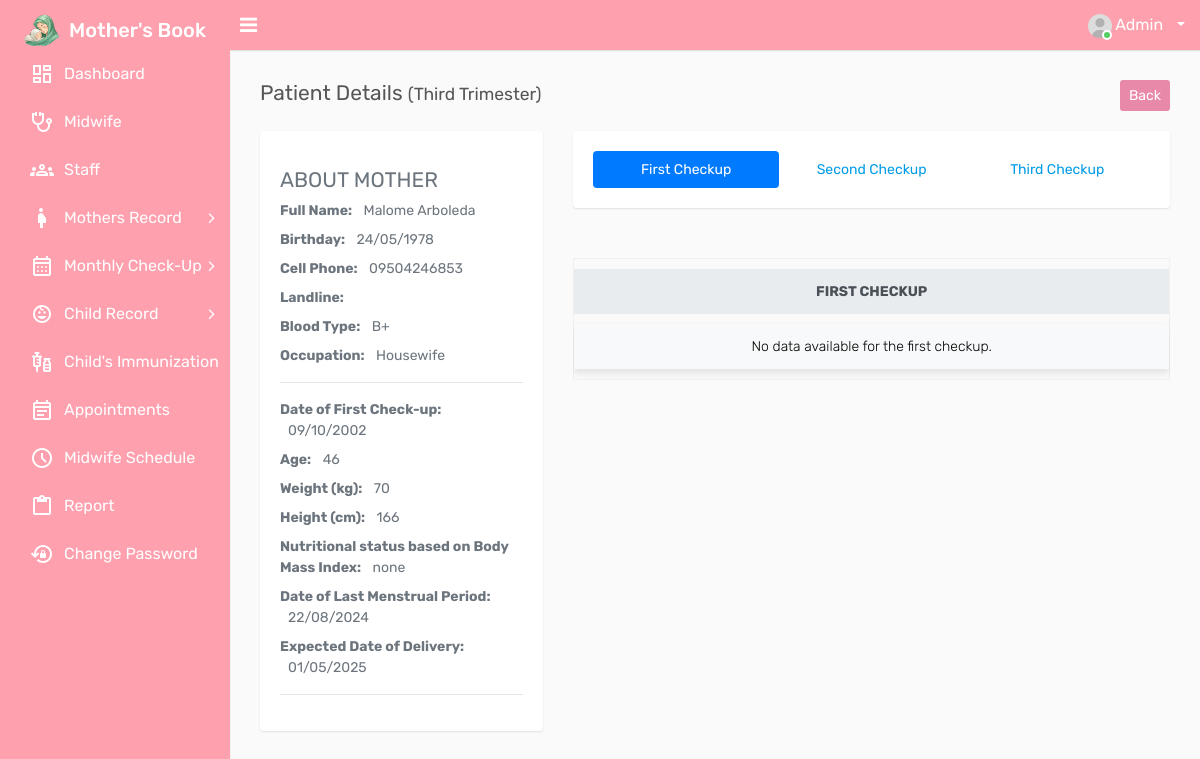
Screenshot of /login/system/view-patient-third-trimester.php?id=20&m_number=LNEH&patient_name=Malome_Arboleda (signed in) with the database file from the repository.
### tables this page shows
CREATE TABLE `tbl_patients` (
  `id` int(11) NOT NULL,
  `m_first_name` varchar(250) DEFAULT NULL,
  `m_middle_name` varchar(250) DEFAULT NULL,
  `m_last_name` varchar(250) DEFAULT NULL,
  `m_phone` varchar(20) DEFAULT NULL,
  `m_landline` varchar(30) DEFAULT NULL,
  `m_dob` varchar(250) DEFAULT NULL,
  `m_type_blood` varchar(20) DEFAULT NULL,
  `m_occupation` varchar(250) DEFAULT NULL,
  `m_number` varchar(250) DEFAULT NULL,
  `dofcu` varchar(250) DEFAULT NULL,
  `m_age` varchar(10) DEFAULT NULL,
  `m_weight` varchar(20) NOT NULL,
  `m_height` varchar(20) DEFAULT NULL,
  `m_bmi` varchar(20) DEFAULT NULL,
  `m_dolp` varchar(250) DEFAULT NULL,
  `m_edod` varchar(250) DEFAULT NULL,
  `f_first_name` varchar(250) DEFAULT NULL,
  `f_middle_name` varchar(250) DEFAULT NULL,
  `f_last_name` varchar(250) DEFAULT NULL,
  `f_phone` varchar(20) DEFAULT NULL,
  `f_landline` varchar(30) DEFAULT NULL,
  `f_dob` varchar(250) DEFAULT NULL,
  `f_type_blood` varchar(20) DEFAULT NULL,
  `f_occupation` varchar(250) DEFAULT NULL,
  `children1` varchar(250) DEFAULT NULL,
  `children2` varchar(250) DEFAULT NULL,
  `children3` varchar(250) DEFAULT NULL,
  `dob1` varchar(250) DEFAULT NULL,
  `dob2` varchar(250) DEFAULT NULL,
  `dob3` varchar(250) DEFAULT NULL,
  `addr` varchar(250) DEFAULT NULL,
  `g_name` varchar(250) DEFAULT NULL,
  `g_rel` varchar(250) DEFAULT NULL,
  `g_phone` varchar(20) DEFAULT NULL,
  `g_dob` varchar(250) DEFAULT NULL,
  `patient_type` varchar(200) DEFAULT NULL,
  `stat` int(250) NOT NULL COMMENT '1=Active, 0=Inactive',
  `created_at` timestamp NOT NULL DEFAULT current_timestamp() ON UPDATE current_timestamp(),
  `m_pic` varchar(255) NOT NULL
);

### login/system/view-patient-third-trimester.php (the view, shortened to what this page needs)
<?php
include('header.php');
include('includes/connection.php');
?>
<!DOCTYPE html>
<html lang="en">
<head>
</head>
<body>
    <div class="page-wrapper">
        <div class="content">
            <div class="row">
                <div class="col-sm-4">
                <h4 class="page-title">Patient Details <span style="font-size: smaller;">(Third Trimester)</span></h4>
                </div>
                <div class="col-sm-8 text-right m-b-20">
                    <a href="head-third-trimester.php" class="btn btn-primary btn-sm float-right">Back</a>
                </div>
            </div>
            <?php
            if (isset($_GET['m_number']) && isset($_GET['id'])) {
                $m_number = $_GET['m_number'];
                $id = $_GET['id'];
                $stmt = $connection->prepare("SELECT * FROM tbl_patients WHERE id = ?");
                $stmt->bind_param('i', $id);
                $stmt->execute();
                $res = $stmt->get_result();
                while ($row = $res->fetch_assoc()) {
            ?>
            <div class="row">
                <div class="col-lg-4 col-xl-4">
                    <div class="card-box text-center">
                        <div class="text-left mt-3">
                            <h4 class="page-title text-muted mb-2 font-13">ABOUT MOTHER</h4>
                            <p class="text-muted mb-2 font-13"><strong>Full Name:</strong> <span class="ml-2"><?php echo htmlspecialchars($row['m_first_name'] . " " . $row['m_last_name']); ?></span></p>
                            <p class="text-muted mb-2 font-13"><strong>Birthday:</strong> <span class="ml-2"><?php echo htmlspecialchars($row['m_dob']); ?></span></p>
                            <p class="text-muted mb-2 font-13"><strong>Cell Phone:</strong> <span class="ml-2"><?php echo htmlspecialchars($row['m_phone']); ?></span></p>
                            <p class="text-muted mb-2 font-13"><strong>Landline:</strong> <span class="ml-2"><?php echo htmlspecialchars($row['m_landline']); ?></span></p>
                            <p class="text-muted mb-2 font-13"><strong>Blood Type:</strong> <span class="ml-2"><?php echo htmlspecialchars($row['m_type_blood']); ?></span></p>
                            <p class="text-muted mb-2 font-13"><strong>Occupation:</strong> <span class="ml-2"><?php echo htmlspecialchars($row['m_occupation']); ?></span></p>
                            <hr>
                            <p class="text-muted mb-2 font-13"><strong>Date of First Check-up:</strong> <span class="ml-2"><?php echo htmlspecialchars($row['dofcu']); ?></span></p>
                            <p class="text-muted mb-2 font-13"><strong>Age:</strong> <span class="ml-2"><?php echo htmlspecialchars($row['m_age']); ?></span></p>
                            <p class="text-muted mb-2 font-13"><strong>Weight (kg):</strong> <span class="ml-2"><?php echo htmlspecialchars($row['m_weight']); ?></span></p>
                            <p class="text-muted mb-2 font-13"><strong>Height (cm):</strong> <span class="ml-2"><?php echo htmlspecialchars($row['m_height']); ?></span></p>
                            <p class="text-muted mb-2 font-13"><strong>Nutritional status based on Body Mass Index:</strong> <span class="ml-2"><?php echo htmlspecialchars($row['m_bmi']); ?></span></p>
                            <p class="text-muted mb-2 font-13"><strong>Date of Last Menstrual Period:</strong> <span class="ml-2"><?php echo htmlspecialchars($row['m_dolp']); ?></span></p>
                            <p class="text-muted mb-2 font-13"><strong>Expected Date of Delivery:</strong> <span class="ml-2"><?php echo htmlspecialchars($row['m_edod']); ?></span></p>
                            <hr>
                        </div>
                    </div>
                </div>
                <div class="col-lg-8 col-xl-8">
                    <div class="card-box">
                        <ul class="nav nav-pills navtab-bg nav-justified">
                            <li class="nav-item">
                                <a href="#first" data-toggle="tab" aria-expanded="false" class="nav-link active">First Checkup</a>
                            </li>
                            <li class="nav-item">
                                <a href="#second" data-toggle="tab" aria-expanded="false" class="nav-link">Second Checkup</a>
                            </li>
                            <li class="nav-item">
                                <a href="#third" data-toggle="tab" aria-expanded="false" class="nav-link">Third Checkup</a>
                            </li>
                        </ul>
                    </div>
                    <div class="tab-content">
                        <div class="tab-pane fade show active" id="first">
                            <div class="table-responsive">
                                <table class="table table-borderless mb-0">
                                    <thead class="thead-light">
                                        <tr>
                                            <th colspan="2"><center>FIRST CHECKUP</center></th>
                                        </tr>
                                    </thead>
<tbody>
                    <?php
                                        $third_query = $connection->prepare("SELECT * FROM tbl_third_trimester WHERE third_m_number = ?");
                                        $third_query->bind_param('s', $m_number);
                                        $third_query->execute();
                                        $third_result = $third_query->get_result();
                                        if ($third_row = $third_result->fetch_assoc()) {
                                        ?>
                        <tr>
                            <td><strong>Date:</strong></td>
                            <td><?php echo htmlspecialchars($third_row['th_date']); ?></td>
                        </tr>
                        <tr>
                            <td><strong>Weight:</strong></td>
                            <td><?php echo htmlspecialchars($third_row['th_weight']); ?></td>
                        </tr>
                        <tr>
                            <td><strong>Height:</strong></td>
                            <td><?php echo htmlspecialchars($third_row['th_height']); ?></td>
                        </tr>
                        <tr>
                            <td><strong>Age of Gestation:</strong></td>
                            <td><?php echo htmlspecialchars($third_row['th_aog']); ?></td>
                        </tr>
                        <tr>
                            <td><strong>Blood Pressure:</strong></td>
                            <td><?php echo htmlspecialchars($third_row['th_bp']); ?></td>
                        </tr>
                        <tr>
                            <td><strong>Nutritional Status:</strong></td>
                            <td><?php echo htmlspecialchars($third_row['th_nutrition']); ?></td>
                        </tr>
                        <tr>
                            <td><strong>Examine the condition of the Mother:</strong></td>
                            <td><?php echo htmlspecialchars($third_row['th_examine']); ?></td>
                        </tr>
                        <tr>
                            <td><strong>Prescription:</strong></td>
                            <td><?php echo htmlspecialchars($third_row['th_p']); ?></td>
                        </tr>
                        <tr>
                            <td><strong>Changes on the Birth Plan:</strong></td>
                            <td><?php echo htmlspecialchars($third_row['th_cotbp']); ?></td>
                        </tr>
                        <tr>
                            <td><strong>Dental Check-up:</strong></td>
                            <td><?php echo htmlspecialchars($third_row['th_dental']); ?></td>
                        </tr>
                        <tr>
                            <td><strong>Laboratory Tests Done:</strong></td>
                            <td><?php echo htmlspecialchars($third_row['th_ltd']); ?></td>
                        </tr>
                        <tr>
                            <td><strong>Urinalysis:</strong></td>
                            <td><?php echo htmlspecialchars($third_row['th_u']); ?></td>
                        </tr>
                        <tr>
                            <td><strong>Complete Blood Count:</strong></td>
                            <td><?php echo htmlspecialchars($third_row['th_cbc']); ?></td>
                        </tr>
                        <tr>
                            <td><strong>Bacteriuria, if necessary:</strong></td>
                            <td><?php echo htmlspecialchars($third_row['th_bac']); ?></td>
                        </tr>
                        <tr>
                            <td><strong>Blood/RH group, if necessary:</strong></td>
                            <td><?php echo htmlspecialchars($third_row['th_blood']); ?></td>
                        </tr>
                        <tr>
                            <td><strong>Treatments:</strong></td>
                            <td><?php echo htmlspecialchars($third_row['th_treat']); ?></td>
                        </tr>
                            <td><strong>Discussed/Service Provided:</strong></td>
                            <td><?php echo htmlspecialchars($third_row['th_dsp']); ?></td>
                        </tr>
                        <tr>
                            <td><strong>Date of Next Check-up:</strong></td>
                            <td><?php echo htmlspecialchars($third_row['th_donc']); ?></td>
                        </tr>
                        <tr>
                            <td><strong>Name of Health Service Provider:</strong></td>
                            <td><?php echo htmlspecialchars($third_row['th_noh']); ?></td>
                        </tr>
                        <tr>
                            <td><strong>Hospital Referral:</strong></td>
                            <td><?php echo htmlspecialchars($third_row['th_hr']); ?></td>
                        </tr>
                    </tbody>
                </table>
                    </tbody>
                    <?php } else { ?>
                                        <tr>
                                            <td colspan="2"><center>No data available for the first checkup.</center></td>
                                        </tr>
                                        <?php } ?>
                </table>
            </div>
        </div>
    </div>
</div>
            <?php
                }
            } else {
                echo "<p>No patient selected</p>";
            }
            ?>
        </div>
        </div>
    </div>
    <?php include('footer.php'); ?>
</body>
</html>

### rows the page displays
tbl_patients: m_first_name+m_last_name "Malome Arboleda", m_dob "24/05/1978", m_phone "09504246853", m_type_blood "B+", m_occupation "Housewife", dofcu "09/10/2002", m_age "46", m_weight "70", m_height "166", m_bmi "none", m_dolp "22/08/2024", m_edod "01/05/2025"
